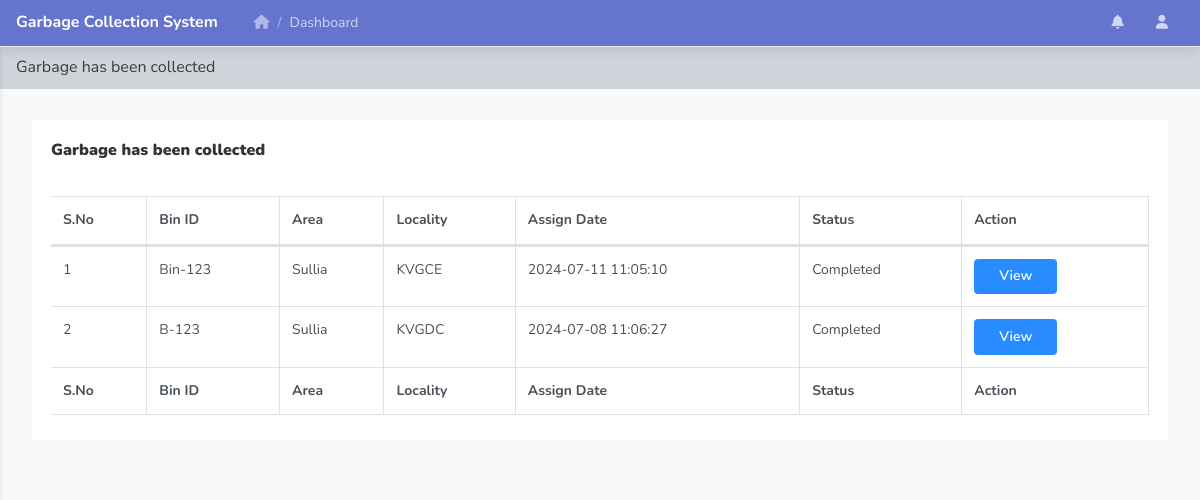
The page /completed.php (signed in) on the database its author committed.
### tables this page shows
CREATE TABLE `tblbin` (
  `ID` int(5) NOT NULL,
  `BinID` varchar(50) DEFAULT NULL,
  `Area` varchar(250) DEFAULT NULL,
  `Locality` varchar(250) DEFAULT NULL,
  `Landmark` varchar(250) DEFAULT NULL,
  `LoadType` varchar(100) DEFAULT NULL,
  `CyclePeriod` varchar(100) DEFAULT NULL,
  `Address` mediumtext DEFAULT NULL,
  `DriverAssignee` varchar(150) DEFAULT NULL,
  `AssignDate` timestamp NULL DEFAULT current_timestamp(),
  `Remark` varchar(250) DEFAULT NULL,
  `Status` varchar(250) DEFAULT NULL,
  `UpdationDate` timestamp NULL DEFAULT NULL ON UPDATE current_timestamp()
);

### completed.php (the view, shortened to what this page needs)
<?php
include('includes/dbconnection.php');
if (strlen($_SESSION['vamsaid']==0)) {
  header('location:logout.php');
  } else{
  ?>
<!doctype html>
<html lang="en">
<head>
    <link rel="stylesheet" href="../assets/vendor/themify-icons/themify-icons.css">
    <link rel="stylesheet" href="../assets/vendor/fontawesome/css/font-awesome.min.css">
    <link rel="stylesheet" href="../assets/vendor/jquery-datatable/dataTables.bootstrap4.min.css">
    <link  rel="stylesheet" href="../assets/css/main.css">
</head>
<body class="theme-indigo">
<?php include_once('includes/header.php');?>
    <div class="main_content" id="main-content">
        <div class="page">
            <nav class="navbar navbar-expand-lg navbar-light bg-light">
                <a class="navbar-brand" href="javascript:void(0);">Garbage has been collected</a>
            </nav>
            <div class="container-fluid">
                <div class="row clearfix">
                    <div class="col-lg-12">
                        <div class="card">
                            <div class="header">
                                <h2><strong>Garbage has been collected</strong> </h2>
                            </div>
                            <div class="body">
                                <div class="table-responsive">
                                   <table class="table table-bordered table-striped table-hover js-basic-example dataTable">
                                        <thead>
                                            <tr>
                                               <th>S.No</th>
                                        <th>Bin ID</th>
                                        <th>Area</th>
                                        <th>Locality</th>
                                        <th>Assign Date</th>
                                    <th>Status</th>
                                        <th>Action</th>
                                            </tr>
                                        </thead>
                                        <tfoot>
                                            <tr>
                                               <th>S.No</th>
                                        <th>Bin ID</th>
                                        <th>Area</th>
                                        <th>Locality</th>
                                        <th>Assign Date</th>
                                    <th>Status</th>
                                        <th>Action</th>
                                            </tr>
                                        </tfoot>
                                        <tbody>
                                            <tr>
                                               <?php
$sql="SELECT * from  tblbin where Status='Completed'";
$query = $dbh -> prepare($sql);
$query-> bindParam(':did', $did, PDO::PARAM_STR);
$query->execute();
$results=$query->fetchAll(PDO::FETCH_OBJ);
$cnt=1;
if($query->rowCount() > 0)
{
foreach($results as $row)
{               ?>
                                              <td><?php echo htmlentities($cnt);?></td>
                                        <td><?php  echo htmlentities($row->BinID);?></td>
                                        <td><?php  echo htmlentities($row->Area);?></td>
                                        <td><?php  echo htmlentities($row->Locality);?></td>
                                        <td><?php  echo htmlentities($row->AssignDate);?></td>
                                             <?php if($row->Status==""){ ?>
                     <td><?php echo "Not Updated Yet"; ?></td>
<?php } else { ?>                  <td><?php  echo htmlentities($row->Status);?>
                  </td>
                  <?php } ?>
                                        <td><a href="view-bin-detail.php?editid=<?php echo htmlentities ($row->ID);?>&&binid=<?php echo htmlentities ($row->BinID);?>"class="btn btn-primary">View</a></td>
                                            </tr>
                                         <?php $cnt=$cnt+1;}} ?>
                                        </tbody>
                                    </table>
                                </div>
                            </div>
                        </div>
                    </div>
                </div>
            </div>
        </div>
    </div>
</body>
</html><?php }  ?>

### rows shown on the page
tblbin: BinID "Bin-123", Area "Sullia", Locality "KVGCE", AssignDate "2024-07-11 11:05:10", Status "Completed"
tblbin: BinID "B-123", Area "Sullia", Locality "KVGDC", AssignDate "2024-07-08 11:06:27", Status "Completed"
